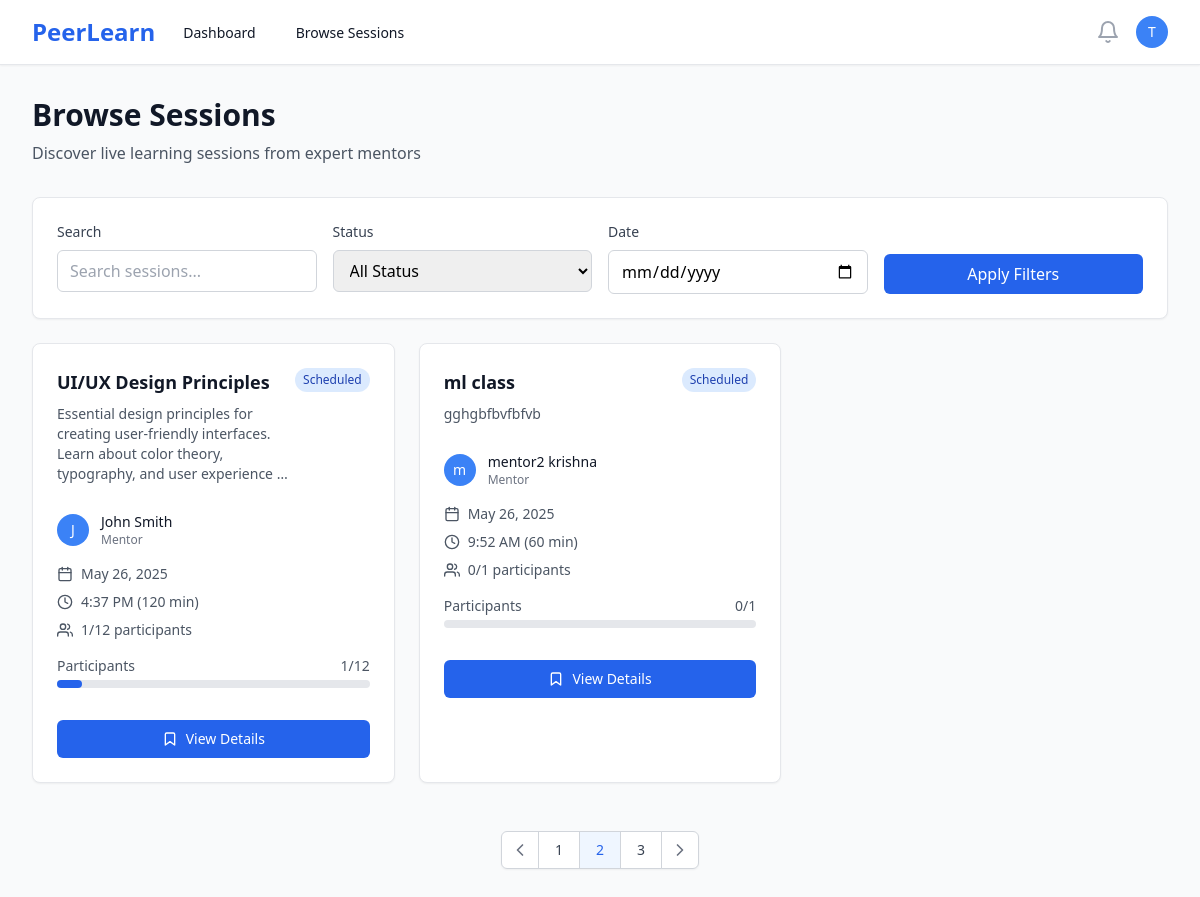
/sessions/ (signed in), run on the app's committed database.
### users/models.py (models this page shows, shortened)
class User(AbstractUser):
    ROLE_CHOICES = [
        ('mentor', 'Mentor'),
        ('learner', 'Learner'),
    ]
    id = models.UUIDField(primary_key=True, default=uuid.uuid4, editable=False)
    role = models.CharField(max_length=10, choices=ROLE_CHOICES, default='learner')
    bio = models.TextField(blank=True, null=True)
    skills = models.CharField(max_length=500, blank=True, help_text="Comma-separated skills for recommendation matching")
    expertise = models.CharField(max_length=100, blank=True, help_text="Primary domain/area of expertise")
    profile_image = models.ImageField(upload_to='profiles/', blank=True, null=True)
    created_at = models.DateTimeField(auto_now_add=True)
    updated_at = models.DateTimeField(auto_now=True)
    @property
    def is_mentor(self):
        return self.role == 'mentor'

### sessions/models.py (models this page shows, shortened)
class Session(models.Model):
    STATUS_CHOICES = [
        ('draft', 'Draft'),
        ('scheduled', 'Scheduled'),
        ('live', 'Live'),
        ('completed', 'Completed'),
        ('cancelled', 'Cancelled'),
    ]
    id = models.UUIDField(primary_key=True, default=uuid.uuid4, editable=False)
    mentor = models.ForeignKey(User, on_delete=models.CASCADE, related_name='mentor_sessions')
    title = models.CharField(max_length=200)
    description = models.TextField()
    thumbnail = models.ImageField(upload_to='session_thumbnails/', blank=True, null=True, help_text="Session cover image")
    schedule = models.DateTimeField()
    duration = models.IntegerField(help_text="Duration in minutes")
    max_participants = models.IntegerField(default=10)
    status = models.CharField(max_length=20, choices=STATUS_CHOICES, default='draft')
    created_at = models.DateTimeField(auto_now_add=True)
    updated_at = models.DateTimeField(auto_now=True)
    class Meta:
        ordering = ['-schedule']
    @property
    def current_participants(self):
        return self.bookings.filter(status='confirmed').count()
    @property
    def is_full(self):
        return self.current_participants >= self.max_participants

### sessions/views.py (the view)
# urls.py: path('', views.session_list, name='session_list'),
@login_required
def session_list(request):
    sessions = Session.objects.filter(
        status='scheduled',
        schedule__gt=timezone.now()
    ).select_related('mentor')
    return render(request, 'sessions/list.html', {'sessions': sessions})

### templates/sessions/list.html (shortened to what this page needs)
{% extends 'base.html' %}
{% block content %}
<div class="max-w-7xl mx-auto px-4 sm:px-6 lg:px-8 py-8">
    <div class="mb-8">
        <h1 class="text-3xl font-bold text-gray-900">Browse Sessions</h1>
        <p class="mt-2 text-gray-600">Discover live learning sessions from expert mentors</p>
    </div>
    <div class="bg-white rounded-lg shadow-sm border border-gray-200 p-6 mb-6">
        <div class="grid grid-cols-1 md:grid-cols-4 gap-4">
            <div>
                <label class="block text-sm font-medium text-gray-700 mb-2">Search</label>
                <input type="text"
                       placeholder="Search sessions..."
                       class="w-full px-3 py-2 border border-gray-300 rounded-md focus:ring-blue-500 focus:border-blue-500">
            </div>
            <div>
                <label class="block text-sm font-medium text-gray-700 mb-2">Status</label>
                <select class="w-full px-3 py-2 border border-gray-300 rounded-md focus:ring-blue-500 focus:border-blue-500">
                    <option value="">All Status</option>
                </select>
            </div>
            <div>
                <label class="block text-sm font-medium text-gray-700 mb-2">Date</label>
                <input type="date"
                       class="w-full px-3 py-2 border border-gray-300 rounded-md focus:ring-blue-500 focus:border-blue-500">
            </div>
            <div class="flex items-end">
                <button class="w-full px-4 py-2 bg-blue-600 text-white rounded-md hover:bg-blue-700 focus:outline-none focus:ring-2 focus:ring-offset-2 focus:ring-blue-500">
                    Apply Filters
                </button>
            </div>
        </div>
    </div>
    {% if sessions %}
    <div class="grid grid-cols-1 md:grid-cols-2 lg:grid-cols-3 gap-6">
        {% for session in sessions %}
        <div class="bg-white rounded-lg shadow-sm border border-gray-200 hover:shadow-md transition-shadow">
            <div class="p-6">
                <div class="flex items-start justify-between mb-4">
                    <div class="flex-1">
                        <h3 class="text-lg font-semibold text-gray-900 mb-2">
                            <a href="{% url 'session_detail' session.id %}" class="hover:text-blue-600">
                                {{ session.title }}
                            </a>
                        </h3>
                        <p class="text-sm text-gray-600 mb-3">{{ session.description|truncatewords:15 }}</p>
                    </div>
                    <span class="px-2 py-1 text-xs font-medium rounded-full flex-shrink-0
                                {% if session.status == 'scheduled' %}bg-blue-100 text-blue-800
                                {% elif session.status == 'live' %}bg-green-100 text-green-800
                                {% elif session.status == 'completed' %}bg-gray-100 text-gray-800
                                {% elif session.status == 'cancelled' %}bg-red-100 text-red-800
                                {% else %}bg-yellow-100 text-yellow-800{% endif %}">
                        {{ session.status|title }}
                    </span>
                </div>
                <div class="flex items-center mb-4">
                    {% if session.mentor.profile_image %}
                        <img class="h-8 w-8 rounded-full" src="{{ session.mentor.profile_image.url }}" alt="">
                    {% else %}
                        <div class="h-8 w-8 rounded-full bg-blue-500 flex items-center justify-center">
                            <span class="text-white text-sm font-medium">{{ session.mentor.first_name|first|default:session.mentor.username|first }}</span>
                        </div>
                    {% endif %}
                    <div class="ml-3">
                        <p class="text-sm font-medium text-gray-900">{{ session.mentor.get_full_name|default:session.mentor.username }}</p>
                        <p class="text-xs text-gray-500">Mentor</p>
                    </div>
                </div>
                <div class="space-y-2 text-sm text-gray-600 mb-4">
                    <div class="flex items-center">
                        <i data-feather="calendar" class="h-4 w-4 mr-2"></i>
                        {{ session.schedule|date:"M j, Y" }}
                    </div>
                    <div class="flex items-center">
                        <i data-feather="clock" class="h-4 w-4 mr-2"></i>
                        {{ session.schedule|time:"g:i A" }} ({{ session.duration }} min)
                    </div>
                    <div class="flex items-center">
                        <i data-feather="users" class="h-4 w-4 mr-2"></i>
                        {{ session.current_participants }}/{{ session.max_participants }} participants
                    </div>
                </div>
                <div class="mb-4">
                    <div class="flex justify-between text-sm text-gray-600 mb-1">
                        <span>Participants</span>
                        <span>{{ session.current_participants }}/{{ session.max_participants }}</span>
                    </div>
                    <div class="w-full bg-gray-200 rounded-full h-2">
                        <div class="bg-blue-600 h-2 rounded-full"
                             style="width: {% widthratio session.current_participants session.max_participants 100 %}%"></div>
                    </div>
                </div>
                <div class="pt-4">
                    {% if user.is_authenticated %}
                        {% if session.status == 'live' %}
                            <a href="{% url 'session_detail' session.id %}"
                               class="w-full inline-flex items-center justify-center px-4 py-2 border border-transparent text-sm font-medium rounded-md text-white bg-green-600 hover:bg-green-700">
                                <i data-feather="video" class="h-4 w-4 mr-2"></i>
                                Join Live Session
                            </a>
                        {% elif session.status == 'scheduled' %}
                            {% if session.is_full %}
                                <button disabled
                                        class="w-full inline-flex items-center justify-center px-4 py-2 border border-gray-300 text-sm font-medium rounded-md text-gray-500 bg-gray-100 cursor-not-allowed">
                                    <i data-feather="users" class="h-4 w-4 mr-2"></i>
                                    Session Full
                                </button>
                            {% else %}
                                <a href="{% url 'session_detail' session.id %}"
                                   class="w-full inline-flex items-center justify-center px-4 py-2 border border-transparent text-sm font-medium rounded-md text-white bg-blue-600 hover:bg-blue-700">
                                    <i data-feather="bookmark" class="h-4 w-4 mr-2"></i>
                                    View Details
                                </a>
                            {% endif %}
                        {% else %}
                            <a href="{% url 'session_detail' session.id %}"
                               class="w-full inline-flex items-center justify-center px-4 py-2 border border-gray-300 text-sm font-medium rounded-md text-gray-700 bg-white hover:bg-gray-50">
                                <i data-feather="eye" class="h-4 w-4 mr-2"></i>
                                View Details
                            </a>
                        {% endif %}
                    {% else %}
                        <a href="{% url 'login' %}"
                           class="w-full inline-flex items-center justify-center px-4 py-2 border border-transparent text-sm font-medium rounded-md text-white bg-blue-600 hover:bg-blue-700">
                            Login to Book
                        </a>
                    {% endif %}
                </div>
            </div>
        </div>
        {% endfor %}
    </div>
    <div class="mt-12 flex justify-center">
        <nav class="relative z-0 inline-flex rounded-md shadow-sm -space-x-px" aria-label="Pagination">
            <a href="#" class="relative inline-flex items-center px-2 py-2 rounded-l-md border border-gray-300 bg-white text-sm font-medium text-gray-500 hover:bg-gray-50">
                <i data-feather="chevron-left" class="h-5 w-5"></i>
            </a>
            <a href="#" class="relative inline-flex items-center px-4 py-2 border border-gray-300 bg-white text-sm font-medium text-gray-700 hover:bg-gray-50">
                1
            </a>
            <a href="#" class="relative inline-flex items-center px-4 py-2 border border-gray-300 bg-blue-50 text-sm font-medium text-blue-600">
                2
            </a>
            <a href="#" class="relative inline-flex items-center px-4 py-2 border border-gray-300 bg-white text-sm font-medium text-gray-700 hover:bg-gray-50">
                3
            </a>
            <a href="#" class="relative inline-flex items-center px-2 py-2 rounded-r-md border border-gray-300 bg-white text-sm font-medium text-gray-500 hover:bg-gray-50">
                <i data-feather="chevron-right" class="h-5 w-5"></i>
            </a>
        </nav>
    </div>
    {% endif %}
</div>
{% endblock %}

### templates/base.html (shortened to what this page needs)
<!DOCTYPE html>
<html lang="en" class="h-full bg-gray-50">
<head>
    <script src="https://cdn.tailwindcss.com"></script>
</head>
<body class="h-full">
    {% if user.is_authenticated %}
    <nav class="bg-white shadow-sm border-b border-gray-200" x-data="{ mobileMenuOpen: false }">
        <div class="max-w-7xl mx-auto px-4 sm:px-6 lg:px-8">
            <div class="flex justify-between h-16">
                <div class="flex">
                    <div class="flex-shrink-0 flex items-center">
                        <a href="{% url 'landing' %}" class="text-2xl font-bold text-blue-600">PeerLearn</a>
                    </div>
                    <div class="hidden sm:ml-6 sm:flex sm:space-x-8">
                        {% if user.is_mentor %}
                            <a href="{% url 'mentor_dashboard' %}" class="border-transparent text-gray-900 hover:text-blue-600 inline-flex items-center px-1 pt-1 border-b-2 text-sm font-medium">
                                Dashboard
                            </a>
                            <a href="{% url 'create_session' %}" class="border-transparent text-gray-900 hover:text-blue-600 inline-flex items-center px-1 pt-1 border-b-2 text-sm font-medium">
                                Create Session
                            </a>
                        {% else %}
                            <a href="{% url 'learner_dashboard' %}" class="border-transparent text-gray-900 hover:text-blue-600 inline-flex items-center px-1 pt-1 border-b-2 text-sm font-medium">
                                Dashboard
                            </a>
                            <a href="{% url 'session_list' %}" class="border-transparent text-gray-900 hover:text-blue-600 inline-flex items-center px-1 pt-1 border-b-2 text-sm font-medium">
                                Browse Sessions
                            </a>
                        {% endif %}
                    </div>
                </div>
                <div class="hidden sm:ml-6 sm:flex sm:items-center">
                    <button type="button" class="bg-white p-1 rounded-full text-gray-400 hover:text-gray-500 focus:outline-none focus:ring-2 focus:ring-offset-2 focus:ring-blue-500">
                        <i data-feather="bell" class="h-6 w-6"></i>
                    </button>
                    <div class="ml-3 relative" x-data="{ open: false }">
                        <div>
                            <button @click="open = !open" type="button" class="bg-white rounded-full flex text-sm focus:outline-none focus:ring-2 focus:ring-offset-2 focus:ring-blue-500" id="user-menu-button">
                                <div class="h-8 w-8 rounded-full bg-blue-500 flex items-center justify-center">
                                    <span class="text-white text-sm font-medium">{{ user.first_name|first|default:user.username|first }}</span>
                                </div>
                            </button>
                        </div>
                    </div>
                </div>
            </div>
        </div>
    </nav>
    {% endif %}
    <main class="{% if user.is_authenticated %}pt-0{% else %}pt-0{% endif %}">
        {% block content %}{% endblock %}
    </main>
</body>
</html>

### data on the page
User: first_name|first "T"
Session: title "UI/UX Design Principles", description "Essential design principles for creating user-friendly interfaces. Learn about color theory, typography, and user experience …", status "Scheduled", mentor.first_name|first "J", mentor.get_full_name "John Smith", schedule "May 26, 2025", schedule "4:37 PM", duration "120", current_participants "1", max_participants "12", shows "View Details"
Session: title "ml class", description "gghgbfbvfbfvb", status "Scheduled", mentor.first_name|first "m", mentor.get_full_name "mentor2 krishna", schedule "May 26, 2025", schedule "9:52 AM", duration "60", current_participants "0", max_participants "1", shows "View Details"
